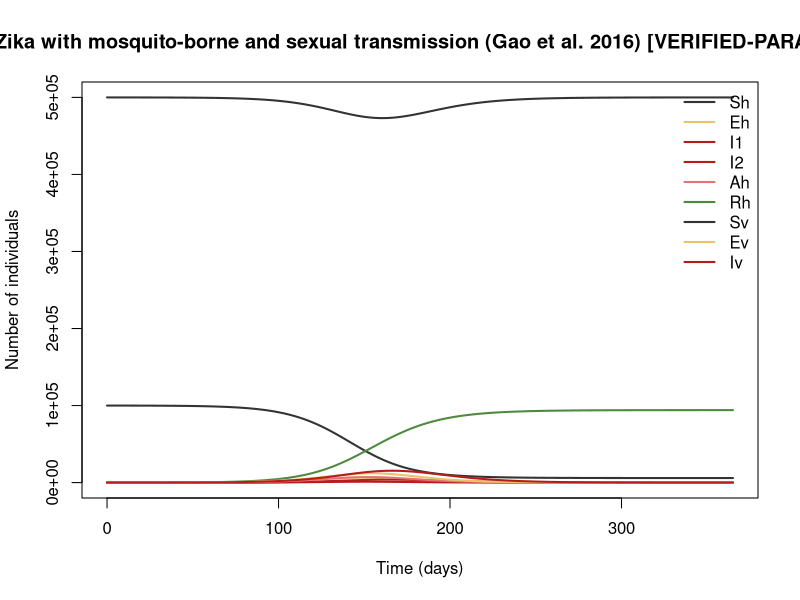

Write R code to recreate this figure.
## Zika with mosquito-borne and sexual transmission (Gao et al. 2016) [VERIFIED-PARAMS]
## Zika virus, Latin America 2015–16 (fitted to Brazil, Colombia, El Salvador).
## Parameter values: 0 of 15 checked against the source; the rest are recalled or illustrative.
## Reference: Gao D, Lou Y, He D, Porco TC, Kuang Y, Chowell G, Ruan S (2016). Prevention and control of Zika as a mosquito-borne and sexually transmitted disease: a mathematical modeling analysis. Sci Rep 6:28070. https://doi.org/10.1038/srep28070 ; PMC:…
## Source: https://doi.org/10.1038/srep28070
##
## Generated from a compartmental model diagram (model format v1).
## Regenerating from the same diagram always gives this exact file.
##
## Compartments: Sh, Eh, I1, I2, Ah, Rh, Sv, Ev, Iv
## Flows (time unit: days):
##   Sh -> Eh         : lambda_h * Sh
##   Eh -> I1         : theta * nu_h * Eh
##   Eh -> Ah         : (1 - theta) * nu_h * Eh
##   I1 -> I2         : gam_h1 * I1
##   I2 -> Rh         : gam_h2 * I2
##   Ah -> Rh         : gam_ha * Ah
##   (outside) -> Sv  : mu_v * Nv
##   Sv -> Ev         : lambda_v * Sv
##   Ev -> Iv         : nu_v * Ev
##   Sv -> (outside)  : mu_v * Sv
##   Ev -> (outside)  : mu_v * Ev
##   Iv -> (outside)  : mu_v * Iv

library(deSolve)

# ---- Time ------------------------------------------------------------
times <- seq(0, 365, by = 0.5)  # days

# ---- Parameters ------------------------------------------------------
parameters <- c(
  a_bite = 0.5,
  b_vh = 0.4,       # P(mosquito → human) per bite
  p_hv = 0.5,       # P(symptomatic human → mosquito) per bite
  eta = 0.1,        # relative human → mosquito infectivity of Eh
  bet_sex = 0.05,   # sexual transmission rate from symptomatic humans
  kappa = 0.6,      # relative sexual infectivity of Eh
  tau_c = 0.3,      # relative sexual infectivity of convalescent I2
  theta = 0.18,     # proportion symptomatic
  m_ratio = 5,
  nu_h = 0.2,       # 1/(5 d) intrinsic incubation [2–7 d] (1/day)
  nu_v = 0.1,       # 1/(10 d) extrinsic incubation [8–12 d] (1/day)
  gam_h1 = 0.2,     # 1/(5 d) acute phase [3–7 d] (1/day)
  gam_h2 = 0.05,    # 1/(20 d) convalescent phase [14–30 d] (1/day)
  gam_ha = 0.1429,  # 1/(7 d) asymptomatic infection [5–10 d] (1/day)
  mu_v = 0.0714     # 1/(14 d) mosquito life [4–35 d] (1/day)
)

# ---- Initial conditions ----------------------------------------------
state <- c(
  Sh = 99990,   # susceptible humans
  Eh = 0,       # exposed humans (mildly infectious to mosquitoes and sexually)
  I1 = 10,      # symptomatic acute
  I2 = 0,       # convalescent (sexually infectious only)
  Ah = 0,       # asymptomatic
  Rh = 0,       # recovered
  Sv = 500000,  # susceptible mosquitoes
  Ev = 0,       # exposed mosquitoes
  Iv = 0        # infectious mosquitoes
)

# ---- Model equations -------------------------------------------------
zika_gao2016_sexual_model <- function(t, state, parameters) {
  with(as.list(c(state, parameters)), {
    # Total population
    N <- Sh + Eh + I1 + I2 + Ah + Rh

    # Derived quantities
    Nh <- Sh + Eh + I1 + I2 + Ah + Rh
    Nv <- Sv + Ev + Iv
    lambda_h <- a_bite * b_vh * Iv / Nh + bet_sex * (kappa * Eh + I1 + tau_c * I2) / Nh  # vector-borne plus sexual force of infection
    lambda_v <- a_bite * p_hv * (eta * Eh + I1) / Nh                                     # mosquito force of infection

    # Rates of change
    dSh <- -lambda_h * Sh
    dEh <- lambda_h * Sh - theta * nu_h * Eh - (1 - theta) * nu_h * Eh
    dI1 <- theta * nu_h * Eh - gam_h1 * I1
    dI2 <- gam_h1 * I1 - gam_h2 * I2
    dAh <- (1 - theta) * nu_h * Eh - gam_ha * Ah
    dRh <- gam_h2 * I2 + gam_ha * Ah
    dSv <- mu_v * Nv - lambda_v * Sv - mu_v * Sv
    dEv <- lambda_v * Sv - nu_v * Ev - mu_v * Ev
    dIv <- nu_v * Ev - mu_v * Iv

    list(c(dSh, dEh, dI1, dI2, dAh, dRh, dSv, dEv, dIv))
  })
}

# ---- Solve -----------------------------------------------------------
out <- ode(y = state, times = times, func = zika_gao2016_sexual_model, parms = parameters)
out <- as.data.frame(out)

# ---- Plot ------------------------------------------------------------
compartment_cols <- c(Sh = "#333333", Eh = "#E8C468", I1 = "#B71C1C", I2 = "#B71C1C", Ah = "#E57373", Rh = "#4E8A3E", Sv = "#333333", Ev = "#E8C468", Iv = "#B71C1C")
matplot(out$time, out[, names(compartment_cols)], type = "l", lty = 1, lwd = 2,
        col = compartment_cols, xlab = "Time (days)", ylab = "Number of individuals",
        main = "Zika with mosquito-borne and sexual transmission (Gao et al. 2016) [VERIFIED-PARAMS]")
legend("topright", legend = names(compartment_cols), col = compartment_cols,
       lty = 1, lwd = 2, bty = "n")
